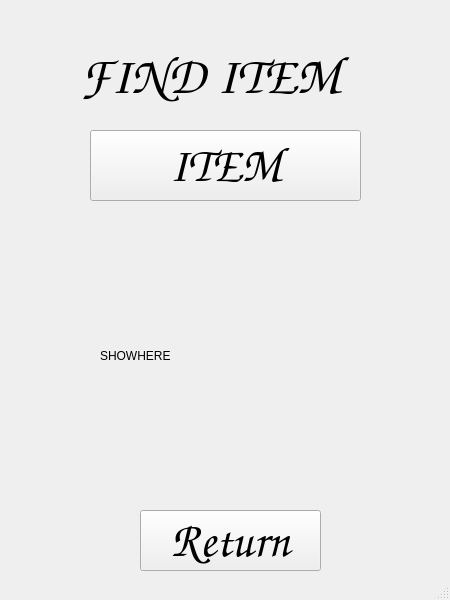
<?xml version="1.0" encoding="UTF-8"?>
<ui version="4.0">
 <class>MainWindow</class>
 <widget class="QMainWindow" name="MainWindow">
  <property name="geometry">
   <rect>
    <x>0</x>
    <y>0</y>
    <width>450</width>
    <height>600</height>
   </rect>
  </property>
  <property name="windowTitle">
   <string>MainWindow</string>
  </property>
  <widget class="QWidget" name="centralwidget">
   <widget class="QLabel" name="Welcome_banner">
    <property name="geometry">
     <rect>
      <x>80</x>
      <y>30</y>
      <width>311</width>
      <height>91</height>
     </rect>
    </property>
    <property name="font">
     <font>
      <family>Comic Sans MS</family>
      <pointsize>40</pointsize>
     </font>
    </property>
    <property name="text">
     <string>FIND ITEM</string>
    </property>
   </widget>
   <widget class="QPushButton" name="RETURN">
    <property name="geometry">
     <rect>
      <x>140</x>
      <y>510</y>
      <width>181</width>
      <height>61</height>
     </rect>
    </property>
    <property name="font">
     <font>
      <family>Comic Sans MS</family>
      <pointsize>36</pointsize>
     </font>
    </property>
    <property name="text">
     <string>Return</string>
    </property>
   </widget>
   <widget class="QPushButton" name="AUDIO">
    <property name="geometry">
     <rect>
      <x>90</x>
      <y>130</y>
      <width>271</width>
      <height>71</height>
     </rect>
    </property>
    <property name="font">
     <font>
      <family>Comic Sans MS</family>
      <pointsize>36</pointsize>
     </font>
    </property>
    <property name="text">
     <string>ITEM</string>
    </property>
   </widget>
   <widget class="QLabel" name="label">
    <property name="geometry">
     <rect>
      <x>100</x>
      <y>240</y>
      <width>251</width>
      <height>231</height>
     </rect>
    </property>
    <property name="text">
     <string>SHOWHERE</string>
    </property>
   </widget>
  </widget>
  <widget class="QStatusBar" name="statusbar"/>
 </widget>
 <resources/>
 <connections/>
</ui>
